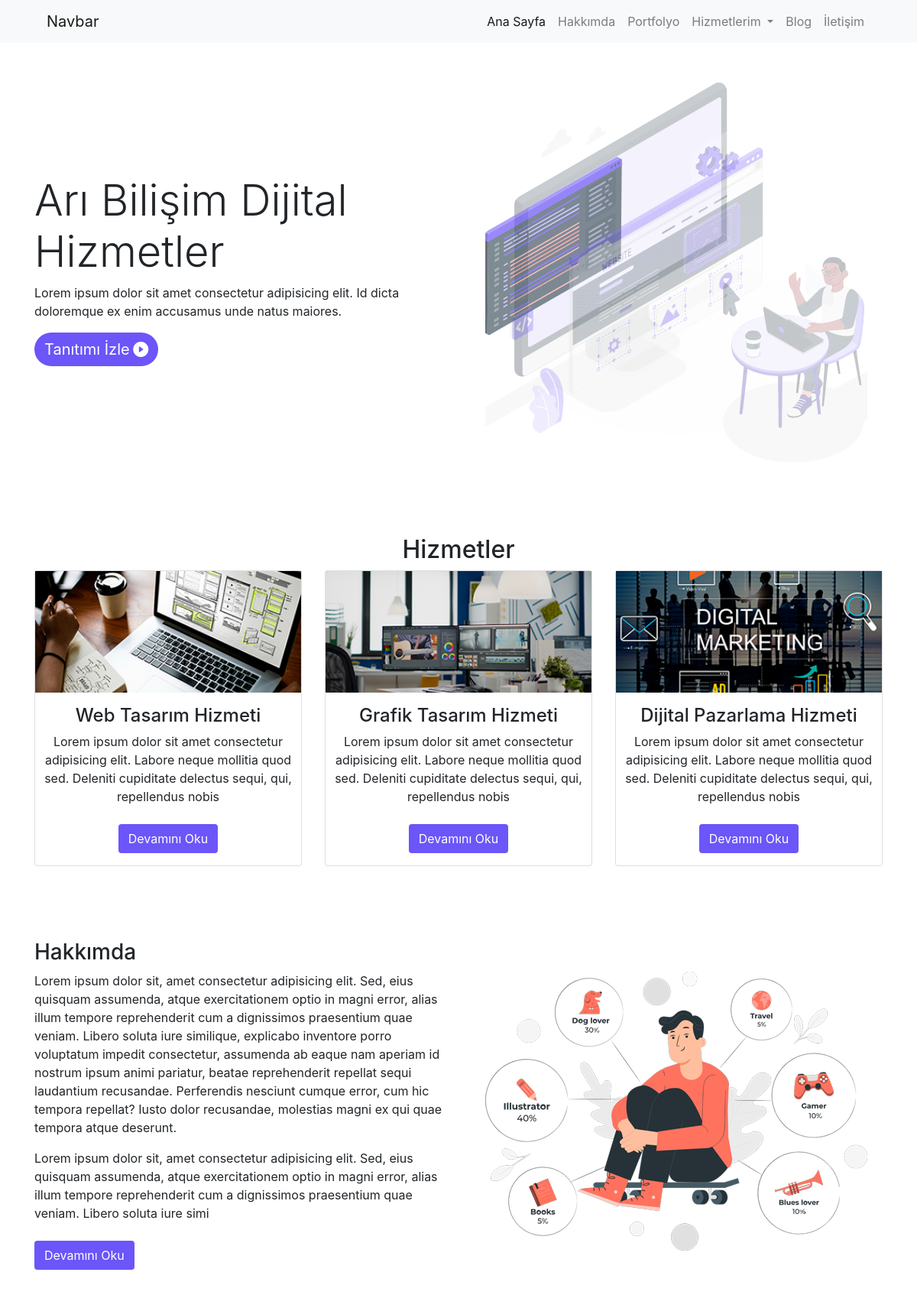
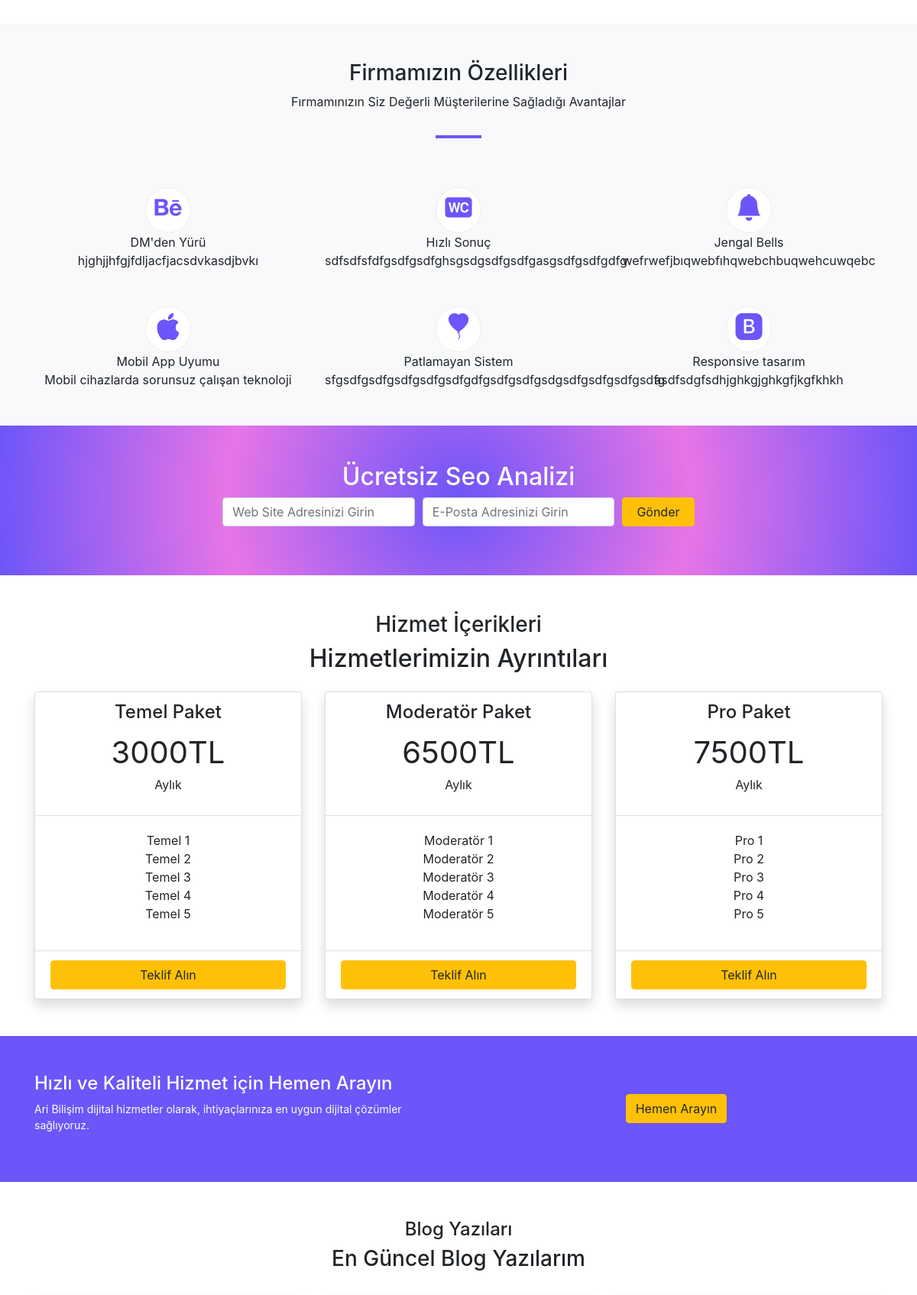
The page / (upper part) on the database its author committed (2 pictures, top to bottom).
### tables this page shows
CREATE TABLE IF NOT EXISTS `anabanner` (
  `id` int(11) NOT NULL AUTO_INCREMENT,
  `baslik` varchar(150) NOT NULL,
  `aciklama` varchar(300) NOT NULL,
  `link` varchar(500) NOT NULL,
  `foto` varchar(150) NOT NULL,
  PRIMARY KEY (`id`)
);

CREATE TABLE IF NOT EXISTS `sayfalar` (
  `id` int(11) NOT NULL AUTO_INCREMENT,
  `baslik` varchar(100) NOT NULL,
  `icerik` text NOT NULL,
  `meta` varchar(160) NOT NULL,
  `foto` varchar(50) NOT NULL,
  `fotoalt` varchar(90) NOT NULL,
  `seotitle` varchar(70) NOT NULL,
  `durum` varchar(10) NOT NULL,
  `sayfaturu` varchar(10) NOT NULL,
  `tarih` varchar(10) NOT NULL,
  PRIMARY KEY (`id`)
);

CREATE TABLE IF NOT EXISTS `ozellikler2` (
  `id` int(11) NOT NULL AUTO_INCREMENT,
  `baslik` varchar(100) NOT NULL,
  `altbaslik` varchar(150) NOT NULL,
  `renk` varchar(10) NOT NULL,
  PRIMARY KEY (`id`)
);

CREATE TABLE IF NOT EXISTS `ozellikler` (
  `id` int(11) NOT NULL AUTO_INCREMENT,
  `ikon` varchar(50) NOT NULL,
  `ozbaslik` varchar(100) NOT NULL,
  `ozaciklama` varchar(150) NOT NULL,
  PRIMARY KEY (`id`)
);

CREATE TABLE IF NOT EXISTS `paket1` (
  `id` int(11) NOT NULL AUTO_INCREMENT,
  `baslik1` varchar(50) NOT NULL,
  `fiyat1` varchar(5) NOT NULL,
  `ozellik1a` varchar(50) NOT NULL,
  `ozellik1b` varchar(50) NOT NULL,
  `ozellik1c` varchar(50) NOT NULL,
  `ozellik1d` varchar(50) NOT NULL,
  `ozellik1e` varchar(50) NOT NULL,
  PRIMARY KEY (`id`)
);

CREATE TABLE IF NOT EXISTS `paket2` (
  `id` int(11) NOT NULL AUTO_INCREMENT,
  `baslik2` varchar(50) NOT NULL,
  `fiyat2` varchar(5) NOT NULL,
  `ozellik2a` varchar(50) NOT NULL,
  `ozellik2b` varchar(50) NOT NULL,
  `ozellik2c` varchar(50) NOT NULL,
  `ozellik2d` varchar(50) NOT NULL,
  `ozellik2e` varchar(50) NOT NULL,
  PRIMARY KEY (`id`)
);

CREATE TABLE IF NOT EXISTS `paket3` (
  `id` int(11) NOT NULL AUTO_INCREMENT,
  `baslik3` varchar(50) NOT NULL,
  `fiyat3` varchar(5) NOT NULL,
  `ozellik3a` varchar(50) NOT NULL,
  `ozellik3b` varchar(50) NOT NULL,
  `ozellik3c` varchar(50) NOT NULL,
  `ozellik3d` varchar(50) NOT NULL,
  `ozellik3e` varchar(50) NOT NULL,
  PRIMARY KEY (`id`)
);

CREATE TABLE IF NOT EXISTS `maincta` (
  `id` int(11) NOT NULL AUTO_INCREMENT,
  `baslik` varchar(100) NOT NULL,
  `kisayazi` varchar(250) NOT NULL,
  `background` varchar(7) NOT NULL,
  `font` varchar(3) NOT NULL,
  `font2` varchar(3) NOT NULL,
  PRIMARY KEY (`id`)
);

### index.php (the view, shortened to what this page needs)
<?php
require_once('header.php');
$sorgu_anabanner = $db->prepare('select * from anabanner order by id desc limit 1');
$sorgu_anabanner->execute();
$satir_anabanner = $sorgu_anabanner->fetch();
?>
<section id="anaBanner" class="py-5">
    <div class="container">
        <div class="row">
            <div class="col-md-6 my-auto">
                <h1 class="display-4"><?php echo $satir_anabanner['baslik']; ?></h1>
                <?php echo $satir_anabanner['aciklama']; ?>
                <button type="button" class="btn btn-mor" data-toggle="modal" data-target="#exampleModal">
                    <span style="font-size:20px;">Tanıtımı İzle</span> <i class="bi bi-play-circle-fill" style="font-size:20px;"></i>
                </button>
            </div>
            <div class="col-md-6 text-center">
                <img src="<?php echo substr($satir_anabanner['foto'], 3); ?>" alt="" class="img-fluid">
            </div>
        </div>
    </div>
</section>
<section id="anaHizmetler" class="py-5">
    <div class="container">
        <div class="row">
            <div class="col-12 text-center">
                <h2>Hizmetler</h2>
            </div>
        </div>
        <div class="row">
            <?php
            $sorgu_hizmetler = $db->prepare('select * from sayfalar where sayfaturu = "Alt Sayfa" order by baslik desc');
            $sorgu_hizmetler->execute();
            if ($sorgu_hizmetler->rowCount()) {
                foreach ($sorgu_hizmetler as $satir_hizmetler) {
            ?>
                    <div class="col-md-4">
                        <div class="card text-center">
                            <img src="<?php echo substr($satir_hizmetler['foto'], 3); ?>" class="img-fluid">
                            <h2 style="font-size:24px;" class="mt-3"><?php echo $satir_hizmetler['baslik']; ?></h2>
                            <?php echo substr($satir_hizmetler['icerik'], 0, 150); ?>
                            <br><a href="samplepage.php?id=<?php echo $satir_hizmetler['id']; ?>"><button class="btn btn-mor mt-4">Devamını Oku</button></a>
                        </div>
                    </div>
            <?php
                }
            }
            ?>
        </div>
    </div>
</section>
<?php
$sorgu_hakkimda = $db->prepare('select * from sayfalar where baslik="Hakkımda"');
$sorgu_hakkimda->execute();
$satir_hakkimda = $sorgu_hakkimda->fetch();
?>
<section id="anaHakkimda" class="py-5">
    <div class="container">
        <div class="row">
            <div class="col-md-6">
                <h3><?php echo $satir_hakkimda['baslik']; ?></h3>
                <?php echo substr($satir_hakkimda['icerik'], 0, 800); ?>
                <br><a href="hakkimda.php"><button class="btn btn-mor mt-4">Devamını Oku</button></a>
            </div>
            <div class="col-md-6 text-center my-auto">
                <img src="img/hakkimda.png" alt="Hakkımda" class="img-fluid">
            </div>
        </div>
    </div>
</section>
<?php
$sorgu_ozellikbilgi = $db->prepare('select * from ozellikler2 order by id desc');
$sorgu_ozellikbilgi->execute();
$satir_ozellikbilgi = $sorgu_ozellikbilgi->fetch();
?>
<div id="anaOzellikler" class="py-5" style="background-color:<?php echo $satir_ozellikbilgi['renk']; ?>;">
    <div class="container">
        <div class="row">
            <div class="col-12 text-center">
                <h3><?php echo $satir_ozellikbilgi['baslik']; ?></h3>
                <p><?php echo $satir_ozellikbilgi['altbaslik']; ?></p>
            </div>
        </div>
        <hr style="width:5%; border:2px solid #6c55f9;">
        <div class="row">
            <?php
            $sorgu_ozellik = $db->prepare('select * from ozellikler order by ozbaslik asc');
            $sorgu_ozellik->execute();
            if ($sorgu_ozellik->rowCount()) {
                foreach ($sorgu_ozellik as $satir_ozellik) {
            ?>
                    <div class="col-md-4 mt-5 text-center">
                        <div class="ikonStil text-center mx-auto"><?php echo $satir_ozellik['ikon']; ?></div>
                        <?php echo $satir_ozellik['ozbaslik']; ?><br>
                        <?php echo $satir_ozellik['ozaciklama']; ?>
                    </div>
            <?php
                }
            }
            ?>
        </div>
    </div>
</div>
<section id="anaSeobasvuru" class="py-5">
    <div class="container">
        <div class="row">
            <div class="col-12 text-center text-white">
                <h2>Ücretsiz Seo Analizi</h2>
            </div>
        </div>
        <div class="col-7 mx-auto">
            <form method="post" class="form-row">
                <div class="col-md-5">
                    <div class="form-group">
                        <input type="text" name="web" placeholder="Web Site Adresinizi Girin" class="form-control">
                    </div>
                </div>
                <div class="col-md-5">
                    <div class="form-group">
                        <input type="email" name="email" placeholder="E-Posta Adresinizi Girin" class="form-control">
                    </div>
                </div>
                <div class="col-md-2">
                    <button type="submit" name="analiz" class="btn btn-warning w-100">Gönder</button>
                </div>
            </form>
        </div>
    </div>
</section>
<section id="princing" class="py-5">
    <div class="container">
        <div class="row">
            <div class="col-12 text-center">
                <h3>Hizmet İçerikleri</h3>
                <h2>Hizmetlerimizin Ayrıntıları</h2>
            </div>
        </div>
        <div class="row mt-3">
            <div class="col-md-4">
                <div class="card shadow">
                    <?php
                    $sorgu_paket1 = $db->prepare('select * from paket1 order by id desc limit 1');
                    $sorgu_paket1->execute();
                    $satir_paket1 = $sorgu_paket1->fetch();
                    ?>
                    <div class="card-header text-center bg-transparent">
                        <h4><?php echo $satir_paket1['baslik1']; ?></h4>
                        <span style="font-size:40px;"><?php echo $satir_paket1['fiyat1']; ?>TL</span>
                        <p>Aylık</p>
                    </div>
                    <div class="card-body text-center">
                        <ul>
                            <li><?php echo $satir_paket1['ozellik1a']; ?></li>
                            <li><?php echo $satir_paket1['ozellik1b']; ?></li>
                            <li><?php echo $satir_paket1['ozellik1c']; ?></li>
                            <li><?php echo $satir_paket1['ozellik1d']; ?></li>
                            <li><?php echo $satir_paket1['ozellik1e']; ?></li>
                        </ul>
                    </div>
                    <div class="card-footer bg-transparent">
                        <a href="iletisim.php" class="btn btn-warning w-100">Teklif Alın</a>
                    </div>
                </div>
            </div>
            <div class="col-md-4">
                <div class="card shadow">
                    <?php
                    $sorgu_paket2 = $db->prepare('select * from paket2 order by id desc limit 1');
                    $sorgu_paket2->execute();
                    $satir_paket2 = $sorgu_paket2->fetch();
                    ?>
                    <div class="card-header text-center bg-transparent">
                        <h4><?php echo $satir_paket2['baslik2']; ?></h4>
                        <span style="font-size:40px;"><?php echo $satir_paket2['fiyat2']; ?>TL</span>
                        <p>Aylık</p>
                    </div>
                    <div class="card-body text-center">
                        <ul>
                            <li><?php echo $satir_paket2['ozellik2a']; ?></li>
                            <li><?php echo $satir_paket2['ozellik2b']; ?></li>
                            <li><?php echo $satir_paket2['ozellik2c']; ?></li>
                            <li><?php echo $satir_paket2['ozellik2d']; ?></li>
                            <li><?php echo $satir_paket2['ozellik2e']; ?></li>
                        </ul>
                    </div>
                    <div class="card-footer bg-transparent">
                        <a href="iletisim.php" class="btn btn-warning w-100">Teklif Alın</a>
                    </div>
                </div>
            </div>
            <div class="col-md-4">
                <div class="card shadow">
                    <?php
                    $sorgu_paket3 = $db->prepare('select * from paket3 order by id desc limit 1');
                    $sorgu_paket3->execute();
                    $satir_paket3 = $sorgu_paket3->fetch();
                    ?>
                    <div class="card-header text-center bg-transparent">
                        <h4><?php echo $satir_paket3['baslik3']; ?></h4>
                        <span style="font-size:40px;"><?php echo $satir_paket3['fiyat3']; ?>TL</span>
                        <p>Aylık</p>
                    </div>
                    <div class="card-body text-center">
                        <ul>
                            <li><?php echo $satir_paket3['ozellik3a']; ?></li>
                            <li><?php echo $satir_paket3['ozellik3b']; ?></li>
                            <li><?php echo $satir_paket3['ozellik3c']; ?></li>
                            <li><?php echo $satir_paket3['ozellik3d']; ?></li>
                            <li><?php echo $satir_paket3['ozellik3e']; ?></li>
                        </ul>
                    </div>
                    <div class="card-footer bg-transparent">
                        <a href="iletisim.php" class="btn btn-warning w-100">Teklif Alın</a>
                    </div>
                </div>
            </div>
        </div>
    </div>
</section>
<?php
$sorgu_ctamain = $db->prepare('select * from maincta order by id desc limit 1');
$sorgu_ctamain->execute();
$satir_ctamain = $sorgu_ctamain->fetch();
?>
<section id="hizmetTanitim" style="background-color:<?php echo $satir_ctamain['background']; ?> ;" class="py-5">
    <div class="container">
        <div class="row">
            <div class="col-md-6 text-white">
                <h2 style="font-size:<?php echo $satir_ctamain['font']; ?>px;"><?php echo $satir_ctamain['baslik']; ?></h2>
                <p style="font-size:<?php echo $satir_ctamain['font2']; ?>px;"><?php echo $satir_ctamain['kisayazi']; ?></p>
            </div>
            <div class="col-md-6 my-auto text-center">
                <a href="tel:+9055555555555"><button class="btn btn-warning">Hemen Arayın</button></a>
            </div>
        </div>
    </div>
</section>
<section id="blogOzet" class="py-5">
    <div class="container">
        <div class="row">
            <div class="col-12 text-center">
                <h4>Blog Yazıları</h4>
                <h3>En Güncel Blog Yazılarım</h3>
            </div>
        </div>
    </div>
</section>
<?php require_once('footer.php'); ?>

### css/style.css (style rules this page uses)
.btn-mor { background-color: #6c55f9; color: #fff; }
#anaBanner button { border-radius: 150px; }
#princing ul { list-style-type: none !important; padding: 0px; }
#anaSeobasvuru { background: radial-gradient(circle, rgba(108, 85, 249, 1) 0%, rgba(231, 117, 230, 1) 50%, rgba(109, 85, 249, 1) 100%); }
#anaOzellikler i { font-size: 35px !important; color: #6c55f9; }
.ikonStil { width: 60px; height: 60px; border: 1px solid #efefef; background-color: #fff; border-radius: 120px; }

### rows shown on the page
anabanner: baslik "Arı Bilişim Dijital Hizmetler", aciklama "Lorem ipsum dolor sit amet consectetur adipisicing elit. Id dicta doloremque ex enim accusamus unde natus maiores.", foto (picture)
sayfalar: foto (picture), baslik "Web Tasarım Hizmeti", icerik "Lorem ipsum dolor sit amet consectetur adipisicing elit. Labore neque mollitia quod sed. Deleniti cupiditate delectus sequi, qui, repellendus nobis"
sayfalar: foto (picture), baslik "Grafik Tasarım Hizmeti", icerik "Lorem ipsum dolor sit amet consectetur adipisicing elit. Labore neque mollitia quod sed. Deleniti cupiditate delectus sequi, qui, repellendus nobis"
sayfalar: foto (picture), baslik "Dijital Pazarlama Hizmeti", icerik "Lorem ipsum dolor sit amet consectetur adipisicing elit. Labore neque mollitia quod sed. Deleniti cupiditate delectus sequi, qui, repellendus nobis"
sayfalar: baslik "Hakkımda", icerik "Lorem ipsum dolor sit, amet consectetur adipisicing elit. Sed, eius quisquam assumenda, atque exercitationem optio in magni error, alias illum tempore reprehenderit cum a dignissimos praesentium quae veniam. Libero soluta iure similique, explicabo inventore porro voluptatum impedit consectetur, assumenda ab eaque nam aperiam id nostrum ipsum animi pariatur, beatae reprehenderit repellat sequi laudantium recusandae. Perferendis nesciunt cumque error, cum hic tempora repellat? Iusto dolor recusandae, molestias magni ex qui quae tempora atque deserunt. Lorem ipsum dolor sit, amet consectetur adipisicing elit. Sed, eius quisquam assumenda, atque exercitationem optio in magni error, alias illum…"
ozellikler2: baslik "Firmamızın Özellikleri", altbaslik "Fırmamınızın Siz Değerli Müşterilerine Sağladığı Avantajlar"
ozellikler: ozbaslik "DM'den Yürü", ozaciklama "hjghjjhfgjfdljacfjacsdvkasdjbvkı"
ozellikler: ozbaslik "Hızlı Sonuç", ozaciklama "sdfsdfsfdfgsdfgsdfghsgsdgsdfgsdfgasgsdfgsdfgdfg"
ozellikler: ozbaslik "Jengal Bells", ozaciklama "wefrwefjbıqwebfıhqwebchbuqwehcuwqebc"
ozellikler: ozbaslik "Mobil App Uyumu", ozaciklama "Mobil cihazlarda sorunsuz çalışan teknoloji"
ozellikler: ozbaslik "Patlamayan Sistem", ozaciklama "sfgsdfgsdfgsdfgsdfgsdfgdfgsdfgsdfgsdgsdfgsdfgsdfgsdfg"
ozellikler: ozbaslik "Responsive tasarım", ozaciklama "asdfsdgfsdhjghkgjghkgfjkgfkhkh"
paket1: baslik1 "Temel Paket", fiyat1 "3000", ozellik1a "Temel 1", ozellik1b "Temel 2", ozellik1c "Temel 3", ozellik1d "Temel 4", ozellik1e "Temel 5"
paket2: baslik2 "Moderatör Paket", fiyat2 "6500", ozellik2a "Moderatör 1", ozellik2b "Moderatör 2", ozellik2c "Moderatör 3", ozellik2d "Moderatör 4", ozellik2e "Moderatör 5"
paket3: baslik3 "Pro Paket", fiyat3 "7500", ozellik3a "Pro 1", ozellik3b "Pro 2", ozellik3c "Pro 3", ozellik3d "Pro 4", ozellik3e "Pro 5"
maincta: baslik "Hızlı ve Kaliteli Hizmet için Hemen Arayın", kisayazi "Ari Bilişim dijital hizmetler olarak, ihtiyaçlarınıza en uygun dijital çözümler sağlıyoruz."
